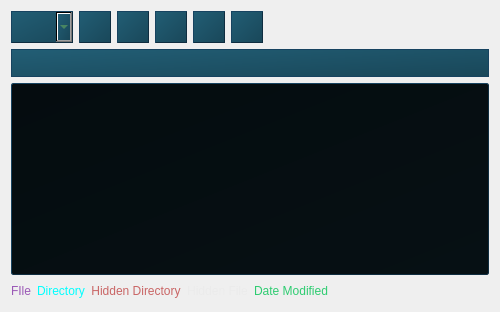
        <widget class="QWidget" name="explorerTab">
         <attribute name="icon">
          <iconset resource="RESOURCE.qrc">
           <normaloff>:/img/assets/file_manager.png</normaloff>:/img/assets/file_manager.png</iconset>
         </attribute>
         <attribute name="title">
          <string/>
         </attribute>
         <layout class="QGridLayout" name="gridLayout_6">
          <item row="0" column="0">
           <widget class="QComboBox" name="explorerDrivesDrop">
            <property name="minimumSize">
             <size>
              <width>0</width>
              <height>32</height>
             </size>
            </property>
            <property name="baseSize">
             <size>
              <width>0</width>
              <height>0</height>
             </size>
            </property>
            <property name="styleSheet">
             <string notr="true">height: 15px;
color: rgb(97, 163, 94);
border: 1px outset;
border-color: #0F2D40;
background-color: qlineargradient(spread:pad, x1:1, y1:1, x2:0, y2:0, stop:0 #194759, stop:1 #225E75);</string>
            </property>
           </widget>
          </item>
          <item row="0" column="1">
           <widget class="QPushButton" name="refreshexplorerButton">
            <property name="minimumSize">
             <size>
              <width>32</width>
              <height>32</height>
             </size>
            </property>
            <property name="maximumSize">
             <size>
              <width>32</width>
              <height>32</height>
             </size>
            </property>
            <property name="toolTip">
             <string>&lt;html&gt;&lt;head/&gt;&lt;body&gt;&lt;p&gt;&lt;span style=&quot; font-weight:600;&quot;&gt;Refresh Directory&lt;/span&gt;&lt;/p&gt;&lt;/body&gt;&lt;/html&gt;</string>
            </property>
            <property name="styleSheet">
             <string notr="true">QPushButton#refreshexplorerButton {
            background: #194759;
            border: 1px outset;
            border-color: #0F2D40;
            text-decoration: none;
            background-color: qlineargradient(spread:pad, x1:1, y1:1, x2:0, y2:0, stop:0 #194759, stop:1 #225E75);
            }

QPushButton#refreshexplorerButton:pressed {
            background: #194759;
            border: 1px outset;
            border-color: #0F2D40;
            background-color: qlineargradient(spread:pad, x1:1, y1:1, x2:0, y2:0, stop:0 #112F3B, stop:1 #1B4C5E);
            }</string>
            </property>
            <property name="text">
             <string/>
            </property>
            <property name="icon">
             <iconset resource="RESOURCE.qrc">
              <normaloff>:/img/assets/refresh.png</normaloff>:/img/assets/refresh.png</iconset>
            </property>
            <property name="iconSize">
             <size>
              <width>24</width>
              <height>24</height>
             </size>
            </property>
           </widget>
          </item>
          <item row="0" column="2">
           <widget class="QPushButton" name="upexplorerButton">
            <property name="minimumSize">
             <size>
              <width>32</width>
              <height>32</height>
             </size>
            </property>
            <property name="maximumSize">
             <size>
              <width>32</width>
              <height>32</height>
             </size>
            </property>
            <property name="toolTip">
             <string>&lt;html&gt;&lt;head/&gt;&lt;body&gt;&lt;p&gt;&lt;span style=&quot; font-weight:600;&quot;&gt;Parrent Directory&lt;/span&gt;&lt;/p&gt;&lt;/body&gt;&lt;/html&gt;</string>
            </property>
            <property name="styleSheet">
             <string notr="true">QPushButton#upexplorerButton {
            background: #194759;
            border: 1px outset;
            border-color: #0F2D40;
            text-decoration: none;
            background-color: qlineargradient(spread:pad, x1:1, y1:1, x2:0, y2:0, stop:0 #194759, stop:1 #225E75);
            }

QPushButton#upexplorerButton:pressed {
            background: #194759;
            border: 1px outset;
            border-color: #0F2D40;
            background-color: qlineargradient(spread:pad, x1:1, y1:1, x2:0, y2:0, stop:0 #112F3B, stop:1 #1B4C5E);
            }</string>
            </property>
            <property name="text">
             <string/>
            </property>
            <property name="icon">
             <iconset resource="RESOURCE.qrc">
              <normaloff>:/img/assets/up_folder.png</normaloff>:/img/assets/up_folder.png</iconset>
            </property>
            <property name="iconSize">
             <size>
              <width>24</width>
              <height>24</height>
             </size>
            </property>
           </widget>
          </item>
          <item row="0" column="3">
           <widget class="QPushButton" name="mkfileexplorerButton">
            <property name="minimumSize">
             <size>
              <width>32</width>
              <height>32</height>
             </size>
            </property>
            <property name="maximumSize">
             <size>
              <width>32</width>
              <height>32</height>
             </size>
            </property>
            <property name="toolTip">
             <string>&lt;html&gt;&lt;head/&gt;&lt;body&gt;&lt;p&gt;&lt;span style=&quot; font-weight:600;&quot;&gt;Create New File&lt;/span&gt;&lt;/p&gt;&lt;/body&gt;&lt;/html&gt;</string>
            </property>
            <property name="styleSheet">
             <string notr="true">QPushButton#mkfileexplorerButton {
            background: #194759;
            border: 1px outset;
            border-color: #0F2D40;
            text-decoration: none;
            background-color: qlineargradient(spread:pad, x1:1, y1:1, x2:0, y2:0, stop:0 #194759, stop:1 #225E75);
            }

QPushButton#mkfileexplorerButton:pressed {
            background: #194759;
            border: 1px outset;
            border-color: #0F2D40;
            background-color: qlineargradient(spread:pad, x1:1, y1:1, x2:0, y2:0, stop:0 #112F3B, stop:1 #1B4C5E);
            }</string>
            </property>
            <property name="text">
             <string/>
            </property>
            <property name="icon">
             <iconset resource="RESOURCE.qrc">
              <normaloff>:/img/assets/new_file.png</normaloff>:/img/assets/new_file.png</iconset>
            </property>
            <property name="iconSize">
             <size>
              <width>24</width>
              <height>24</height>
             </size>
            </property>
           </widget>
          </item>
          <item row="0" column="4">
           <widget class="QPushButton" name="mkdirexplorerButton">
            <property name="minimumSize">
             <size>
              <width>32</width>
              <height>32</height>
             </size>
            </property>
            <property name="maximumSize">
             <size>
              <width>32</width>
              <height>32</height>
             </size>
            </property>
            <property name="toolTip">
             <string>&lt;html&gt;&lt;head/&gt;&lt;body&gt;&lt;p&gt;&lt;span style=&quot; font-weight:600;&quot;&gt;Create New Folder&lt;/span&gt;&lt;/p&gt;&lt;/body&gt;&lt;/html&gt;</string>
            </property>
            <property name="styleSheet">
             <string notr="true">QPushButton#mkdirexplorerButton {
            background: #194759;
            border: 1px outset;
            border-color: #0F2D40;
            text-decoration: none;
            background-color: qlineargradient(spread:pad, x1:1, y1:1, x2:0, y2:0, stop:0 #194759, stop:1 #225E75);
            }

QPushButton#mkdirexplorerButton:pressed {
            background: #194759;
            border: 1px outset;
            border-color: #0F2D40;
            background-color: qlineargradient(spread:pad, x1:1, y1:1, x2:0, y2:0, stop:0 #112F3B, stop:1 #1B4C5E);
            }</string>
            </property>
            <property name="text">
             <string/>
            </property>
            <property name="icon">
             <iconset resource="RESOURCE.qrc">
              <normaloff>:/img/assets/new_folder.png</normaloff>:/img/assets/new_folder.png</iconset>
            </property>
            <property name="iconSize">
             <size>
              <width>24</width>
              <height>24</height>
             </size>
            </property>
           </widget>
          </item>
          <item row="0" column="5">
           <widget class="QPushButton" name="removeexplorerButton">
            <property name="minimumSize">
             <size>
              <width>32</width>
              <height>32</height>
             </size>
            </property>
            <property name="maximumSize">
             <size>
              <width>32</width>
              <height>32</height>
             </size>
            </property>
            <property name="toolTip">
             <string>&lt;html&gt;&lt;head/&gt;&lt;body&gt;&lt;p&gt;&lt;span style=&quot; font-weight:600;&quot;&gt;Delete Content&lt;/span&gt;&lt;/p&gt;&lt;/body&gt;&lt;/html&gt;</string>
            </property>
            <property name="styleSheet">
             <string notr="true">QPushButton#removeexplorerButton {
            background: #194759;
            border: 1px outset;
            border-color: #0F2D40;
            text-decoration: none;
            background-color: qlineargradient(spread:pad, x1:1, y1:1, x2:0, y2:0, stop:0 #194759, stop:1 #225E75);
            }

QPushButton#removeexplorerButton:pressed {
            background: #194759;
            border: 1px outset;
            border-color: #0F2D40;
            background-color: qlineargradient(spread:pad, x1:1, y1:1, x2:0, y2:0, stop:0 #112F3B, stop:1 #1B4C5E);
            }</string>
            </property>
            <property name="text">
             <string/>
            </property>
            <property name="icon">
             <iconset resource="RESOURCE.qrc">
              <normaloff>:/img/assets/remove.png</normaloff>:/img/assets/remove.png</iconset>
            </property>
            <property name="iconSize">
             <size>
              <width>24</width>
              <height>24</height>
             </size>
            </property>
           </widget>
          </item>
          <item row="0" column="6">
           <spacer name="horizontalSpacer">
            <property name="orientation">
             <enum>Qt::Horizontal</enum>
            </property>
            <property name="sizeHint" stdset="0">
             <size>
              <width>220</width>
              <height>20</height>
             </size>
            </property>
           </spacer>
          </item>
          <item row="3" column="0" colspan="7">
           <layout class="QHBoxLayout" name="horizontalLayout_2">
            <item>
             <widget class="QLabel" name="label_3">
              <property name="styleSheet">
               <string notr="true">color: rgb(155, 89, 182)</string>
              </property>
              <property name="text">
               <string>FIle</string>
              </property>
              <property name="alignment">
               <set>Qt::AlignCenter</set>
              </property>
             </widget>
            </item>
            <item>
             <widget class="QLabel" name="label_2">
              <property name="styleSheet">
               <string notr="true">color: rgb(0, 255, 255)</string>
              </property>
              <property name="text">
               <string>Directory</string>
              </property>
              <property name="alignment">
               <set>Qt::AlignCenter</set>
              </property>
             </widget>
            </item>
            <item>
             <widget class="QLabel" name="label_4">
              <property name="styleSheet">
               <string notr="true">color: rgb(201, 101, 101)</string>
              </property>
              <property name="text">
               <string>Hidden Directory</string>
              </property>
              <property name="alignment">
               <set>Qt::AlignCenter</set>
              </property>
             </widget>
            </item>
            <item>
             <widget class="QLabel" name="label_5">
              <property name="styleSheet">
               <string notr="true">color: rgb(235, 235, 235)</string>
              </property>
              <property name="text">
               <string>Hidden File</string>
              </property>
              <property name="alignment">
               <set>Qt::AlignCenter</set>
              </property>
             </widget>
            </item>
            <item>
             <widget class="QLabel" name="label_6">
              <property name="styleSheet">
               <string notr="true">color: #2ecc71;</string>
              </property>
              <property name="text">
               <string>Date Modified</string>
              </property>
              <property name="alignment">
               <set>Qt::AlignCenter</set>
              </property>
             </widget>
            </item>
            <item>
             <spacer name="horizontalSpacer_3">
              <property name="orientation">
               <enum>Qt::Horizontal</enum>
              </property>
              <property name="sizeHint" stdset="0">
               <size>
                <width>40</width>
                <height>20</height>
               </size>
              </property>
             </spacer>
            </item>
            <item>
             <widget class="QLabel" name="explorerContentLabel">
              <property name="text">
               <string/>
              </property>
              <property name="alignment">
               <set>Qt::AlignRight|Qt::AlignTrailing|Qt::AlignVCenter</set>
              </property>
             </widget>
            </item>
           </layout>
          </item>
          <item row="2" column="0" colspan="7">
           <widget class="QTableWidget" name="explorerTable">
            <property name="styleSheet">
             <string notr="true">QHeaderView::section {
	background-color: #194759;
    padding: 2px;
}

QTableWidget#explorerTable {
	background-position: center;
    border: 1px outset;
    border-color: #0F2D40;
    border-radius: 2px;
    background-color: qlineargradient(spread:pad, x1:1, y1:1, x2:0, y2:0, stop:0 #061014, stop:1 #050C0F);
}

QTableWidget#explorerTable:item:selected {
background-color: #194759;
height: 50px;
color: #2ecc71;
border: none;
}</string>
            </property>
            <property name="frameShape">
             <enum>QFrame::StyledPanel</enum>
            </property>
            <property name="frameShadow">
             <enum>QFrame::Plain</enum>
            </property>
            <property name="lineWidth">
             <number>1</number>
            </property>
            <property name="editTriggers">
             <set>QAbstractItemView::NoEditTriggers</set>
            </property>
            <property name="showDropIndicator" stdset="0">
             <bool>false</bool>
            </property>
            <property name="dragDropOverwriteMode">
             <bool>false</bool>
            </property>
            <property name="alternatingRowColors">
             <bool>false</bool>
            </property>
            <property name="selectionMode">
             <enum>QAbstractItemView::SingleSelection</enum>
            </property>
            <property name="selectionBehavior">
             <enum>QAbstractItemView::SelectRows</enum>
            </property>
            <property name="textElideMode">
             <enum>Qt::ElideMiddle</enum>
            </property>
            <property name="showGrid">
             <bool>false</bool>
            </property>
            <property name="gridStyle">
             <enum>Qt::DotLine</enum>
            </property>
            <property name="sortingEnabled">
             <bool>false</bool>
            </property>
            <property name="wordWrap">
             <bool>false</bool>
            </property>
            <property name="cornerButtonEnabled">
             <bool>true</bool>
            </property>
            <attribute name="horizontalHeaderVisible">
             <bool>false</bool>
            </attribute>
            <attribute name="horizontalHeaderCascadingSectionResizes">
             <bool>true</bool>
            </attribute>
            <attribute name="horizontalHeaderDefaultSectionSize">
             <number>50</number>
            </attribute>
            <attribute name="horizontalHeaderHighlightSections">
             <bool>true</bool>
            </attribute>
            <attribute name="horizontalHeaderShowSortIndicator" stdset="0">
             <bool>false</bool>
            </attribute>
            <attribute name="horizontalHeaderStretchLastSection">
             <bool>false</bool>
            </attribute>
            <attribute name="verticalHeaderVisible">
             <bool>false</bool>
            </attribute>
            <attribute name="verticalHeaderCascadingSectionResizes">
             <bool>false</bool>
            </attribute>
            <column>
             <property name="text">
              <string>Type</string>
             </property>
            </column>
            <column>
             <property name="text">
              <string>Name</string>
             </property>
            </column>
            <column>
             <property name="text">
              <string>Date Modified</string>
             </property>
            </column>
            <column>
             <property name="text">
              <string>Size</string>
             </property>
            </column>
           </widget>
          </item>
          <item row="1" column="0" colspan="7">
           <widget class="QLineEdit" name="explorerPathEntry">
            <property name="minimumSize">
             <size>
              <width>0</width>
              <height>28</height>
             </size>
            </property>
            <property name="styleSheet">
             <string notr="true">border: 1px ridge;
border-color: #0F2D40;
border-radius: none;
height: 15px;
font-size: 12px;
background-color: qlineargradient(spread:pad, x1:1, y1:1, x2:0, y2:0, stop:0 #194759, stop:1 #225E75);
padding-left: 5px;</string>
            </property>
            <property name="text">
             <string/>
            </property>
           </widget>
          </item>
         </layout>
        </widget>
